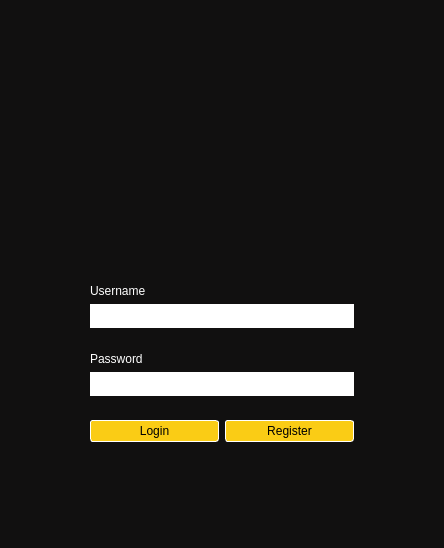
<?xml version="1.0" encoding="UTF-8"?>
<ui version="4.0">
 <class>LoginPage</class>
 <widget class="QMainWindow" name="LoginPage">
  <property name="enabled">
   <bool>true</bool>
  </property>
  <property name="geometry">
   <rect>
    <x>0</x>
    <y>0</y>
    <width>444</width>
    <height>548</height>
   </rect>
  </property>
  <property name="windowTitle">
   <string>Login - PowerWatch</string>
  </property>
  <property name="windowIcon">
   <iconset resource="ui.qrc">
    <normaloff>:/svg/powerwatch_logo.svg</normaloff>:/svg/powerwatch_logo.svg</iconset>
  </property>
  <property name="autoFillBackground">
   <bool>false</bool>
  </property>
  <property name="styleSheet">
   <string notr="true">* {
	background-color: #111010;
	color: white;
}</string>
  </property>
  <property name="dockNestingEnabled">
   <bool>true</bool>
  </property>
  <property name="unifiedTitleAndToolBarOnMac">
   <bool>false</bool>
  </property>
  <widget class="QWidget" name="centralwidget">
   <property name="enabled">
    <bool>true</bool>
   </property>
   <property name="styleSheet">
    <string notr="true">QPushButton { 
padding: 3px;
border-color: white;
border: 1px solid white;
color: black;
background-color: white;

}

QPushButton:enabled {
  background-color: #facc15; /* Yellow shade */
  color: black; /* Text color */
border-radius: 3px;
}

QPushButton:pressed {
	background-color: #facc15;
		color: #000000;
}


QPushButton:hover:!pressed {
		background-color: #eab308;
}

QPushButton:disabled {
		background-color: grey;
}</string>
   </property>
   <layout class="QVBoxLayout" name="verticalLayout_3">
    <item>
     <widget class="QFrame" name="frame">
      <property name="frameShadow">
       <enum>QFrame::Raised</enum>
      </property>
      <layout class="QVBoxLayout" name="verticalLayout_5">
       <item alignment="Qt::AlignHCenter|Qt::AlignVCenter">
        <widget class="QWidget" name="widgetHeader" native="true">
         <property name="sizePolicy">
          <sizepolicy hsizetype="Preferred" vsizetype="Preferred">
           <horstretch>0</horstretch>
           <verstretch>0</verstretch>
          </sizepolicy>
         </property>
         <property name="minimumSize">
          <size>
           <width>400</width>
           <height>0</height>
          </size>
         </property>
         <layout class="QHBoxLayout" name="horizontalLayout_2">
          <item alignment="Qt::AlignVCenter">
           <widget class="QLabel" name="labelLogo">
            <property name="maximumSize">
             <size>
              <width>200</width>
              <height>200</height>
             </size>
            </property>
            <property name="text">
             <string/>
            </property>
            <property name="pixmap">
             <pixmap resource="ui.qrc">:/svg/powerwatch_logo.svg</pixmap>
            </property>
            <property name="scaledContents">
             <bool>true</bool>
            </property>
            <property name="alignment">
             <set>Qt::AlignCenter</set>
            </property>
           </widget>
          </item>
         </layout>
        </widget>
       </item>
       <item alignment="Qt::AlignHCenter|Qt::AlignTop">
        <widget class="QFrame" name="frameMain">
         <property name="minimumSize">
          <size>
           <width>300</width>
           <height>0</height>
          </size>
         </property>
         <property name="frameShadow">
          <enum>QFrame::Raised</enum>
         </property>
         <layout class="QVBoxLayout" name="verticalLayout_4">
          <item>
           <widget class="QFrame" name="frameUsername">
            <property name="frameShadow">
             <enum>QFrame::Raised</enum>
            </property>
            <layout class="QVBoxLayout" name="verticalLayout">
             <item>
              <widget class="QLabel" name="labelUsername">
               <property name="styleSheet">
                <string notr="true"/>
               </property>
               <property name="text">
                <string>Username</string>
               </property>
              </widget>
             </item>
             <item>
              <widget class="QLineEdit" name="inputUsername">
               <property name="styleSheet">
                <string notr="true">padding: 4px;
color: black;
background-color: white;</string>
               </property>
               <property name="inputMethodHints">
                <set>Qt::ImhLowercaseOnly</set>
               </property>
               <property name="frame">
                <bool>false</bool>
               </property>
              </widget>
             </item>
            </layout>
           </widget>
          </item>
          <item>
           <widget class="QFrame" name="framePassword">
            <property name="frameShadow">
             <enum>QFrame::Raised</enum>
            </property>
            <layout class="QVBoxLayout" name="verticalLayout_2">
             <item>
              <widget class="QLabel" name="labelPassword">
               <property name="styleSheet">
                <string notr="true"/>
               </property>
               <property name="text">
                <string>Password</string>
               </property>
              </widget>
             </item>
             <item>
              <widget class="QLineEdit" name="inputPassword">
               <property name="styleSheet">
                <string notr="true">padding: 4px;
color: black;
background-color: white;</string>
               </property>
               <property name="frame">
                <bool>false</bool>
               </property>
               <property name="echoMode">
                <enum>QLineEdit::Password</enum>
               </property>
              </widget>
             </item>
            </layout>
           </widget>
          </item>
          <item>
           <widget class="QFrame" name="frameButtons">
            <property name="frameShadow">
             <enum>QFrame::Raised</enum>
            </property>
            <layout class="QHBoxLayout" name="horizontalLayout">
             <item>
              <widget class="QPushButton" name="btnLogin">
               <property name="layoutDirection">
                <enum>Qt::LeftToRight</enum>
               </property>
               <property name="text">
                <string>Login</string>
               </property>
               <property name="checkable">
                <bool>false</bool>
               </property>
               <property name="checked">
                <bool>false</bool>
               </property>
              </widget>
             </item>
             <item>
              <widget class="QPushButton" name="btnRegister">
               <property name="styleSheet">
                <string notr="true"/>
               </property>
               <property name="text">
                <string>Register</string>
               </property>
              </widget>
             </item>
            </layout>
           </widget>
          </item>
         </layout>
         <zorder>frameUsername</zorder>
         <zorder>frameButtons</zorder>
         <zorder>framePassword</zorder>
        </widget>
       </item>
      </layout>
     </widget>
    </item>
   </layout>
  </widget>
  <widget class="QMenuBar" name="menubar">
   <property name="geometry">
    <rect>
     <x>0</x>
     <y>0</y>
     <width>444</width>
     <height>26</height>
    </rect>
   </property>
  </widget>
  <widget class="QStatusBar" name="statusbar"/>
 </widget>
 <resources>
  <include location="ui.qrc"/>
 </resources>
 <connections/>
</ui>
